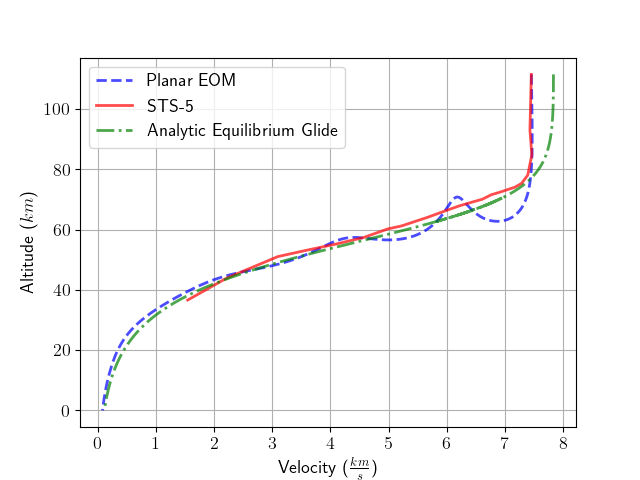

Source code (Python):
import numpy as np
from scipy.integrate import solve_ivp
import matplotlib as mpl
import matplotlib.pyplot as plt

mpl.rcParams['text.usetex'] = True
mpl.rcParams.update({'font.size': 13})

from util import (planar_eom, altitude_zero_event, altitude_from_exponential_atmosphere_density,
                  equilibrium_glide_gamma, compute_ballistic_coeff, lifting_entry_velocity)

"""
7.7 km/s and -.0022 rad
"""
rE = 6378  # km
muE = 3.986e5  # km^3 / s^2
v_c = np.sqrt(muE / rE) * 1000  # m/s

A_ref = 250  # m^2
Cd = 0.78
l_d_ratio = 1.07
phi = np.radians(56)
rho_0 = 1.225  # kg/m^3
rho_init = 1.874e-07 * rho_0
g_0 = 9.806
H = 7.2  # km
mass = 92000  # kg

Beta = compute_ballistic_coeff(mass, Cd, A_ref)

h_init = altitude_from_exponential_atmosphere_density(rho_init, rho_0, H)  # m
v_init = 7456  # m/s
gamma_init = equilibrium_glide_gamma(v_init, v_c, l_d_ratio, H, rE)
# print(h_init)
# print(v_init)
# print(np.degrees(gamma_init))

t_span = (0, 1.5e3)
t_eval = np.linspace(t_span[0], t_span[-1], int(1e5))

# Solve numerically first
x_initial = [v_init, gamma_init, h_init]
sol = solve_ivp(planar_eom, t_span, x_initial,
                t_eval=t_eval, args=(Beta, rho_0, g_0, rE, H, l_d_ratio, phi), events=altitude_zero_event)

state = sol.y

""" STS data
100 7456 1.874e-07
200 7432 2.417e-06
250 7465 7.620e-06
300 7394 1.947e-05
350 7290 2.837e-05
400 7173 3.400e-05
450 7047 3.800e-05
500 6913 4.283e-05
550 6771 4.793e-05
600 6611 5.929e-05
650 6429 6.800e-05
700 6210 8.088e-05
750 5948 1.039e-04
800 5674 1.359e-04
870 5221 2.031e-04
900 4992 2.317e-04
950 4569 3.464e-04
1000 4084 4.703e-04
1050 3598 6.191e-04
1100 3097 8.320e-04
1200 2223 2.227e-03
1300 1546 6.176e-03

"""

STS_rho = np.array([1.874e-07,
                    2.417e-06,
                    7.620e-06,
                    1.947e-05,
                    2.837e-05,
                    3.400e-05,
                    3.800e-05,
                    4.283e-05,
                    4.793e-05,
                    5.929e-05,
                    6.800e-05,
                    8.088e-05,
                    1.039e-04,
                    1.359e-04,
                    2.031e-04,
                    2.317e-04,
                    3.464e-04,
                    4.703e-04,
                    6.191e-04,
                    8.320e-04,
                    2.227e-03,
                    6.176e-03])

STS_vel = np.array([7456.0,
                    7432.0,
                    7465.0,
                    7394.0,
                    7290.0,
                    7173.0,
                    7047.0,
                    6913.0,
                    6771.0,
                    6611.0,
                    6429.0,
                    6210.0,
                    5948.0,
                    5674.0,
                    5221.0,
                    4992.0,
                    4569.0,
                    4084.0,
                    3598.0,
                    3097.0,
                    2223.0,
                    1546.0])

STS_h = altitude_from_exponential_atmosphere_density(STS_rho * rho_0, rho_0, H)

eg_vel = lifting_entry_velocity(state[2], rE, g_0, Beta, l_d_ratio, phi, H, rho_0)
plt.figure(0)
plt.xlabel(r'Velocity ($\frac{km}{s}$)')
plt.ylabel(r'Altitude ($km$)')
plt.plot(state[0] / 1000, state[2] / 1000, label='Planar EOM', c='b', linestyle='--', linewidth=2, alpha=0.7)
plt.plot(STS_vel / 1000, STS_h / 1000, label='STS-5', c='r', linewidth=2, alpha=0.7)
plt.plot(eg_vel / 1000, state[2] / 1000, label='Analytic Equilibrium Glide', c='g', linestyle='-.', linewidth=2, alpha=0.7)
plt.legend()
plt.grid()
plt.show()
